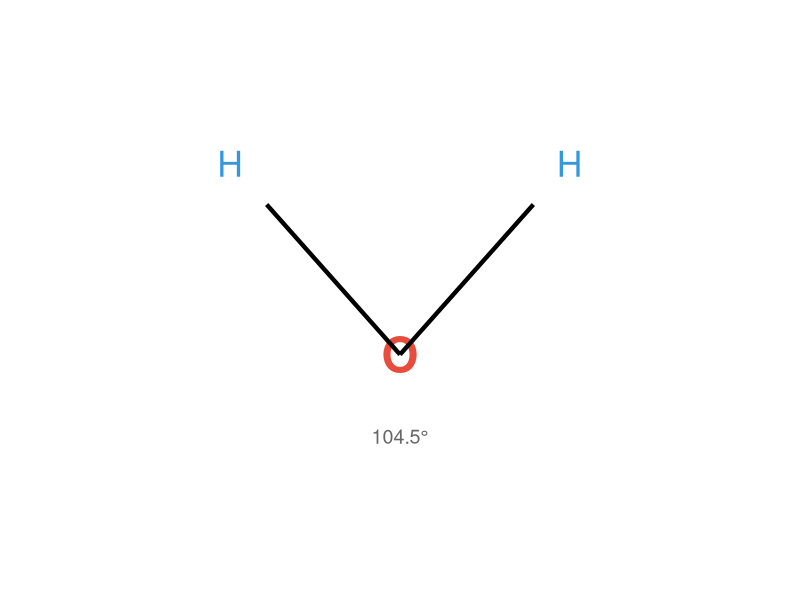

Here is the R script that generated this plot:
## ---- chunk 1
#| echo: false
#| fig-width: 4
#| fig-height: 3
library(ggplot2)
ggplot() +
  annotate("text", x = 0, y = 0, label = "O", size = 12, fontface = "bold", color = "#E74C3C") +
  annotate("text", x = -0.7, y = 0.7, label = "H", size = 9, color = "#3498DB") +
  annotate("text", x = 0.7, y = 0.7, label = "H", size = 9, color = "#3498DB") +
  annotate("segment", x = 0, y = 0, xend = -0.55, yend = 0.55, linewidth = 1.5) +
  annotate("segment", x = 0, y = 0, xend = 0.55, yend = 0.55, linewidth = 1.5) +
  annotate("text", x = 0, y = -0.3, label = "104.5°", size = 5, color = "gray40") +
  xlim(-1.5, 1.5) + ylim(-0.8, 1.2) +
  theme_void()
